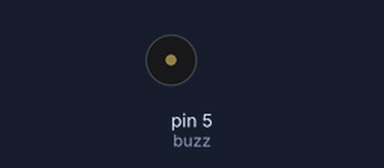
Bench run of a sketch on a simulated Arduino Uno, built with avr-gcc and run on an emulated ATmega328P. Parts: buzzer (waves = sounding).

Above: at 0.1 s.
At 1.1 s:
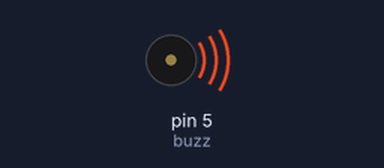
Timing chart, 0 to 2.6 s (numbered marks = the images above):
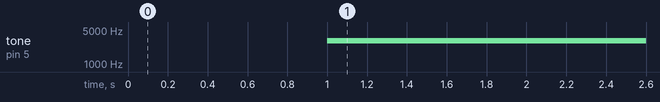

Measured:
- by itself, tone on pin 5 (buzz): silent → 3000 Hz at 1.0 s

The sketch:

Buzzer.ino
```cpp
const int buzz = 5;
void setup() {
  // put your setup code here, to run once:
  pinMode(buzz, OUTPUT);
  Serial.println("\n-------------------------");
  Serial.println("\nProcessing");
  delay(1000);
  Serial.println("-------------------------");
}

void loop() {
  // put your main code here, to run repeatedly:
  tone(buzz, 3000);
}
```
